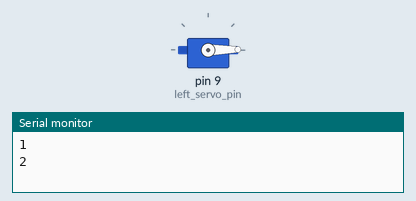
Bench run of a sketch on a simulated Arduino Uno, built with avr-gcc and run on an emulated ATmega328P. On the bench: servo, the last lines printed to the serial monitor. Wiring (inferred from the names in the program): servo: signal pin 9. Servo pulses on a pin are drawn as a servo (544–2400 µs = 0–180°).

Above: at 0.05 s.
At 6.55 s:
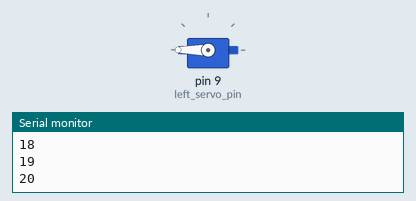
Timing chart, 0 to 8.6 s (numbered marks = the images above):
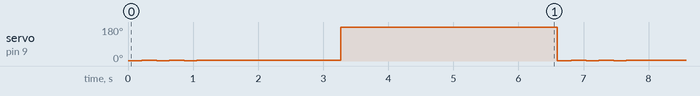

The sketch:

servo_mod_test.ino.ino
```cpp
#include <Servo.h>

//
// The left and right servo
//
#define N 20
int left_servo_pin = 9;

int servoPosition = 1000; // position in microseconds

void setup() {

  pinMode(left_servo_pin, OUTPUT);

  Serial.begin(115200);

 }

void loop () {

  motor_servo_test();

}


void motor_servo_test() {

  Forward();
  Forward();
  Forward();
  delay(2000);

  Backward();
  Backward();
  Backward();
  delay(2000);


}
void Forward() {
  int i = 0;
   while(i < N) {
    digitalWrite(left_servo_pin, HIGH);
    delayMicroseconds(1000); // toci sa vpravo nikto netusi preco to je tak
    digitalWrite(left_servo_pin, LOW);

    delay(20); // wait 20 milliseconds
    i++;
    Serial.println(i);
  }
}

void Backward() {
  int i = 0;
   while(i < N) {
    digitalWrite(left_servo_pin, HIGH);
    delayMicroseconds(2000); // toci sa vpravo nikto netusi preco to je tak
    digitalWrite(left_servo_pin, LOW);

    delay(20); // wait 20 milliseconds
    i++;
    Serial.println(i);
  }
}
```

Measured:
- by itself, servo on pin 9 (left_servo_pin): repeats every 6.6 s: 2° 0.19 s, 4° 0.23 s, 2° 0.19 s, 4° 2.2 s, 180° 3.3 s, 1° 0.21 s, 4° 0.23 s
